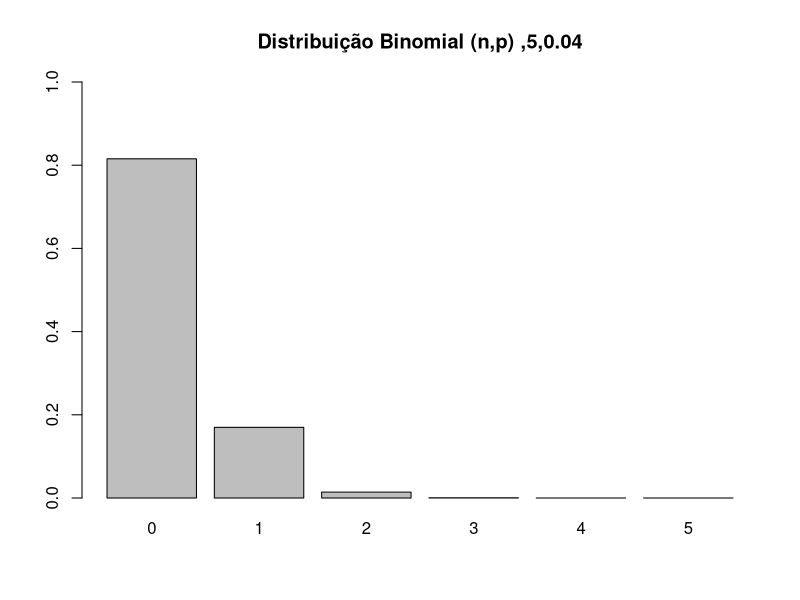
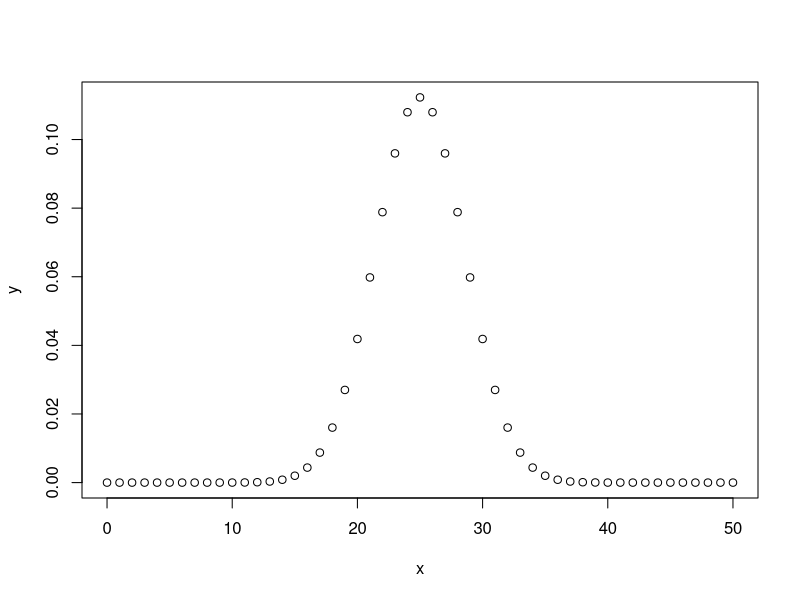

Source code (R) for these figures, in order:

# Distribuição Binomial

# Obs: Caso tenha problemas com a acentuação, consulte este link:
# https://support.rstudio.com/hc/en-us/articles/200532197-Character-Encoding

# Configurando o diretório de trabalho
# Coloque entre aspas o diretório de trabalho que você está usando no seu computador
# Não use diretórios com espaço no nome

setwd("D:/BigDataAnalytics/Capitulo09")
getwd()


# Uma variável aleatória tem Distribuição Binomial quando o experimento ao 
# qual está relacionada apresenta apenas 2 resultados: sucesso e fracasso.

# Vamos imaginar que nosso experimento seja contar quantos clientes que entram em uma loja de celulares, 
# adquirem um plano pós-pago.

# Para este experimento, temos 2 possibilidades para cada observação: adquirir ou não adquirir o plano.

# Como podemos ter apenas 2 resultados possíveis, este é chamado um Experimento Binomial.

# Vamos imaginar agora, que historicamente, 10% dos clientes que entram na loja, adquirem um plano pós-pago.
# Portanto, a probabilidade de sucesso (que vamos chamar de p) para cada observação é 0.10.
# E a probabilidade de falha (que vamos chamar de q) para cada observação é 0.90. 

# Ou seja: p = 1 – q 

# p = probabilidade de sucesso
# q = probabilidade de fracasso 

# A palavra sucesso não tem relação com resultado positivo do experimento, assim como a palavra fracasso 
# não tem conotação negativa. 

# Outra característica da distribuição binomial, é que cada observação é independente das outras. 

# Dessa forma, um Experimento Binomial consiste de um número fixo de observações, 
# indicado por n e contamos o número de sucessos, indicado por x.

# A Média de uma Distribuição Binomial, representa a média de longo prazo de sucessos esperados, 
# baseado no número de observações.

# A Variância de uma Distribuição Binomial, representa a variação que existe no número de sucessos (p) 
# sobre um número (n) de observações.



# Exemplo: A probabilidade de um paciente com um ataque cardíaco morrer do ataque é de 0.04 
# (ou seja, 4 de 100 morrem do ataque). Suponha que tenhamos 5 pacientes que sofrem um ataque cardíaco, 
# qual é a probabilidade de que todos sobrevivam? 

# Para este exemplo, vamos chamar um sucesso um ataque fatal (p = 0.04). 
# Temos n = 5 pacientes e queremos saber a probabilidade de que todos sobrevivam ou, em outras palavras, 
# que nenhum seja fatal (0 sucessos).

# X = Número de sobreviventes ao ataque
# p = 0.04
# n = 5
# dbinom(X, n, p)

?dbinom

a <- dbinom(0, 5, 0.04)
print(a)

# Desenha a distribuição de probabilidades

graph <- function(n,p){
  x <- dbinom(0:n, size = n, prob = p)
  barplot(x,ylim=c(0,1),names.arg=0:n,
          main=sprintf(paste('Distribuição Binomial (n,p) ',n,p,sep=',')))
}
graph(5,0.04)


# Cria o gráfico de uma distribuição binomial

x <- seq(0,50,by = 1)
y <- dbinom(x,50,0.5)
png(file = "D:/BigDataAnalytics/Capitulo09/Arquivos/dbinom.png")
plot(x,y)
dev.off()
